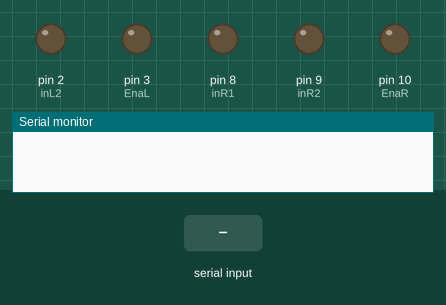
Bench run of a sketch on a simulated Arduino Uno, built with avr-gcc and run on an emulated ATmega328P. Shown: output pins drawn as LEDs (lit = HIGH), the last lines printed to the serial monitor. The inputs (shaded band) are chosen by the test bench.

Above: at 1.2 s.
1.3 s: "ir" received over Serial
3.8 s: "90,45,200\n" received over Serial
At 5.5 s:
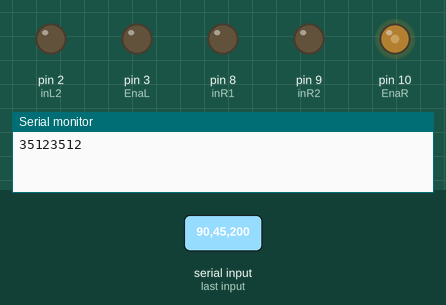
Timing chart, 0 to 7.0 s (numbered marks = the images above; inputs shaded):
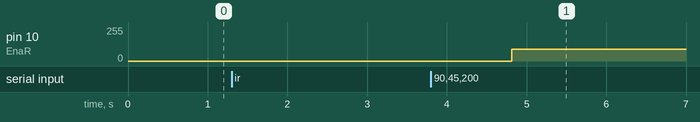

The sketch:

TestSensorCarNew.ino
```cpp
char inL1 = 1 ; //IN1
char inL2 = 2 ; //IN2
char EnaL = 3 ; //A

char inR1 = 8 ; //IN3
char inR2 = 9 ; //IN4
char EnaR = 10 ; //B

int speedTime = 45; //มากกว่า60ถึงได้
//LOW HIGH หมุนตรง
void setup() {

  Serial.begin(9600);
  pinMode(inL1, OUTPUT);
  pinMode(inL2, OUTPUT);
  pinMode(inR1, OUTPUT);
  pinMode(inR2, OUTPUT);
  pinMode(EnaL, OUTPUT);
  pinMode(EnaR, OUTPUT);
}

void loop() {
  String str = "", str2 = "";
  String len = "", len2 = "";
  ///////>>>><<<<<<//////
  if (Serial.available() > 0) {
    String inputString = Serial.readString();
    if (inputString.equals("ir")) {
      str = (String)analogRead(A0);//ตัวขวาRight
      len = String(str.length(), DEC); // print as an ASCII-encoded decimal
      str2 = (String)analogRead(A1);//ตัวซ้ายLeft
      len2 = String(str2.length(), DEC);
    }
    if (len.length() > 0) {
      Serial.print(len);
      Serial.print(str);
      Serial.print(len2);
      Serial.print(str2);
    }
    int inputSpeedL = Serial.readString().toInt();
    int inputSpeedR = Serial.readString().toInt();
    //ดำ1 ขาว 0
    //ดำเยอะขาวน้อย


    analogWrite(EnaL,  inputSpeedL);
    analogWrite(EnaR,  inputSpeedR);
    int sensorValueL = str.toInt();
    int sensorValueR = str2.toInt();
    //เดินตามเส้นสีดำ
    if (sensorValueL == 0 && sensorValueR == 0) { //ขาวและขาว ตรง
      walk();
    }
    else if (sensorValueL == 0 && sensorValueR == 1) { //ขาวซ้ายและดำขวา เรียวขวา
      turnRight();
    }
    else if (sensorValueL == 1 && sensorValueR == 0) { //ดำด้านซ้ายและ ขาวขวา เรียวซ้าย
      turnLeft();
    }
    else if (sensorValueL == 1 && sensorValueR == 1) { //ดำและดำ หยุด
      stops();
    }
  }

  ///////>>>><<<<<<//////
}


void walk() {
  digitalWrite(inL1, LOW);
  digitalWrite(inL2, HIGH);

  digitalWrite(inR1, LOW);
  digitalWrite(inR2, HIGH);

}
void turnRight() {
  //ซ้ายหมุนปรกติ
  digitalWrite(inL1, LOW);
  digitalWrite(inL2, HIGH);
  //ขวาหมุนกลับ(HIGH LOW) หรือหยุด (LOW LOW หรือ HIGH HIGH)

  digitalWrite(inR1, HIGH);
  digitalWrite(inR2, LOW);

}
void turnLeft() {
  digitalWrite(inL1, HIGH);
  digitalWrite(inL2, LOW);

  digitalWrite(inR1, LOW);
  digitalWrite(inR2, HIGH);


}

void stops() {
  digitalWrite(inL1, LOW);
  digitalWrite(inL2, LOW);

  digitalWrite(inR1, LOW);
  digitalWrite(inR2, LOW);

}
```

Measured:
- after the input at 3.8 s, pin 10 (EnaR): 0/255 → 90/255 after 1.0 s
